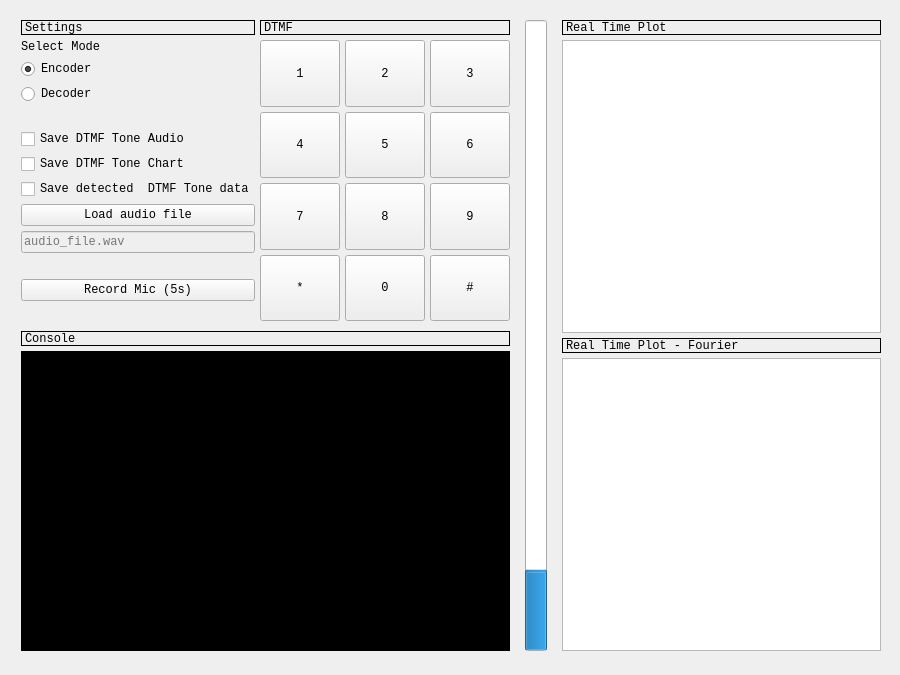
<?xml version="1.0" encoding="UTF-8"?>
<ui version="4.0">
 <class>MainWindow</class>
 <widget class="QMainWindow" name="MainWindow">
  <property name="geometry">
   <rect>
    <x>0</x>
    <y>0</y>
    <width>900</width>
    <height>675</height>
   </rect>
  </property>
  <property name="sizePolicy">
   <sizepolicy hsizetype="Fixed" vsizetype="Fixed">
    <horstretch>0</horstretch>
    <verstretch>0</verstretch>
   </sizepolicy>
  </property>
  <property name="minimumSize">
   <size>
    <width>900</width>
    <height>675</height>
   </size>
  </property>
  <property name="maximumSize">
   <size>
    <width>900</width>
    <height>675</height>
   </size>
  </property>
  <property name="font">
   <font>
    <family>Consolas</family>
   </font>
  </property>
  <property name="windowTitle">
   <string>MPMF</string>
  </property>
  <widget class="QWidget" name="centralwidget">
   <property name="sizePolicy">
    <sizepolicy hsizetype="Preferred" vsizetype="Preferred">
     <horstretch>0</horstretch>
     <verstretch>0</verstretch>
    </sizepolicy>
   </property>
   <widget class="QWidget" name="horizontalLayoutWidget">
    <property name="geometry">
     <rect>
      <x>0</x>
      <y>0</y>
      <width>901</width>
      <height>671</height>
     </rect>
    </property>
    <layout class="QHBoxLayout" name="horizontalLayout">
     <property name="spacing">
      <number>5</number>
     </property>
     <property name="sizeConstraint">
      <enum>QLayout::SetDefaultConstraint</enum>
     </property>
     <property name="margin">
      <number>10</number>
     </property>
     <item>
      <layout class="QVBoxLayout" name="info_layout" stretch="0,0,0,0">
       <property name="spacing">
        <number>5</number>
       </property>
       <property name="leftMargin">
        <number>11</number>
       </property>
       <property name="topMargin">
        <number>10</number>
       </property>
       <property name="rightMargin">
        <number>10</number>
       </property>
       <property name="bottomMargin">
        <number>10</number>
       </property>
       <item>
        <layout class="QHBoxLayout" name="horizontalLayout_2">
         <property name="spacing">
          <number>5</number>
         </property>
         <item>
          <layout class="QVBoxLayout" name="verticalLayout">
           <property name="spacing">
            <number>5</number>
           </property>
           <item>
            <widget class="QLabel" name="label_settings">
             <property name="maximumSize">
              <size>
               <width>16777215</width>
               <height>15</height>
              </size>
             </property>
             <property name="frameShape">
              <enum>QFrame::Box</enum>
             </property>
             <property name="text">
              <string>Settings</string>
             </property>
             <property name="margin">
              <number>2</number>
             </property>
            </widget>
           </item>
           <item>
            <widget class="QLabel" name="label_select_mode">
             <property name="text">
              <string>Select Mode</string>
             </property>
            </widget>
           </item>
           <item>
            <widget class="QRadioButton" name="radio_mode_encoder">
             <property name="toolTip">
              <string notr="true">Mode: DMTF encoder (play tones)</string>
             </property>
             <property name="text">
              <string>Encoder</string>
             </property>
             <property name="shortcut">
              <string/>
             </property>
             <property name="checked">
              <bool>true</bool>
             </property>
            </widget>
           </item>
           <item>
            <widget class="QRadioButton" name="radio_mode_decoder">
             <property name="toolTip">
              <string notr="true">Mode: DMTF decoder (record tones)</string>
             </property>
             <property name="statusTip">
              <string notr="true"/>
             </property>
             <property name="text">
              <string>Decoder</string>
             </property>
            </widget>
           </item>
           <item>
            <spacer name="verticalSpacer">
             <property name="orientation">
              <enum>Qt::Vertical</enum>
             </property>
             <property name="sizeType">
              <enum>QSizePolicy::Preferred</enum>
             </property>
             <property name="sizeHint" stdset="0">
              <size>
               <width>20</width>
               <height>20</height>
              </size>
             </property>
            </spacer>
           </item>
           <item>
            <widget class="QCheckBox" name="checkBox_saveDTMF_audio">
             <property name="text">
              <string>Save DTMF Tone Audio</string>
             </property>
            </widget>
           </item>
           <item>
            <widget class="QCheckBox" name="checkBox_saveDTMF_chart">
             <property name="text">
              <string>Save DTMF Tone Chart</string>
             </property>
            </widget>
           </item>
           <item>
            <widget class="QCheckBox" name="checkBox_saveDTMF_detected">
             <property name="text">
              <string>Save detected  DTMF Tone data</string>
             </property>
             <property name="tristate">
              <bool>false</bool>
             </property>
            </widget>
           </item>
           <item>
            <widget class="QPushButton" name="button_load_file_name">
             <property name="text">
              <string>Load audio file</string>
             </property>
            </widget>
           </item>
           <item>
            <widget class="QLineEdit" name="loaded_file_name">
             <property name="enabled">
              <bool>false</bool>
             </property>
             <property name="placeholderText">
              <string>audio_file.wav</string>
             </property>
            </widget>
           </item>
           <item>
            <spacer name="verticalSpacer_2">
             <property name="orientation">
              <enum>Qt::Vertical</enum>
             </property>
             <property name="sizeHint" stdset="0">
              <size>
               <width>20</width>
               <height>10</height>
              </size>
             </property>
            </spacer>
           </item>
           <item>
            <widget class="QPushButton" name="button_record_mic">
             <property name="text">
              <string>Record Mic (5s)</string>
             </property>
            </widget>
           </item>
           <item>
            <spacer name="verticalSpacer_4">
             <property name="orientation">
              <enum>Qt::Vertical</enum>
             </property>
             <property name="sizeHint" stdset="0">
              <size>
               <width>20</width>
               <height>10</height>
              </size>
             </property>
            </spacer>
           </item>
          </layout>
         </item>
         <item>
          <layout class="QVBoxLayout" name="verticalLayout_2">
           <property name="spacing">
            <number>5</number>
           </property>
           <item>
            <widget class="QLabel" name="dtmf_label">
             <property name="maximumSize">
              <size>
               <width>16777215</width>
               <height>15</height>
              </size>
             </property>
             <property name="frameShape">
              <enum>QFrame::Box</enum>
             </property>
             <property name="text">
              <string>DTMF</string>
             </property>
             <property name="margin">
              <number>2</number>
             </property>
            </widget>
           </item>
           <item>
            <layout class="QGridLayout" name="gridLayout_2">
             <property name="spacing">
              <number>5</number>
             </property>
             <item row="1" column="1">
              <widget class="QPushButton" name="dtmf_button_4">
               <property name="sizePolicy">
                <sizepolicy hsizetype="Preferred" vsizetype="Preferred">
                 <horstretch>0</horstretch>
                 <verstretch>0</verstretch>
                </sizepolicy>
               </property>
               <property name="styleSheet">
                <string notr="true">font: 75 14pt &quot;Consolas&quot;;</string>
               </property>
               <property name="text">
                <string>4</string>
               </property>
              </widget>
             </item>
             <item row="0" column="3">
              <widget class="QPushButton" name="dtmf_button_3">
               <property name="sizePolicy">
                <sizepolicy hsizetype="Preferred" vsizetype="Preferred">
                 <horstretch>0</horstretch>
                 <verstretch>0</verstretch>
                </sizepolicy>
               </property>
               <property name="styleSheet">
                <string notr="true">font: 75 14pt &quot;Consolas&quot;;</string>
               </property>
               <property name="text">
                <string>3</string>
               </property>
              </widget>
             </item>
             <item row="3" column="2">
              <widget class="QPushButton" name="dtmf_button_0">
               <property name="sizePolicy">
                <sizepolicy hsizetype="Preferred" vsizetype="Preferred">
                 <horstretch>0</horstretch>
                 <verstretch>0</verstretch>
                </sizepolicy>
               </property>
               <property name="styleSheet">
                <string notr="true">font: 75 14pt &quot;Consolas&quot;;</string>
               </property>
               <property name="text">
                <string>0</string>
               </property>
              </widget>
             </item>
             <item row="2" column="3">
              <widget class="QPushButton" name="dtmf_button_9">
               <property name="sizePolicy">
                <sizepolicy hsizetype="Preferred" vsizetype="Preferred">
                 <horstretch>0</horstretch>
                 <verstretch>0</verstretch>
                </sizepolicy>
               </property>
               <property name="styleSheet">
                <string notr="true">font: 75 14pt &quot;Consolas&quot;;</string>
               </property>
               <property name="text">
                <string>9</string>
               </property>
              </widget>
             </item>
             <item row="0" column="2">
              <widget class="QPushButton" name="dtmf_button_2">
               <property name="sizePolicy">
                <sizepolicy hsizetype="Preferred" vsizetype="Preferred">
                 <horstretch>0</horstretch>
                 <verstretch>0</verstretch>
                </sizepolicy>
               </property>
               <property name="styleSheet">
                <string notr="true">font: 75 14pt &quot;Consolas&quot;;</string>
               </property>
               <property name="text">
                <string>2</string>
               </property>
              </widget>
             </item>
             <item row="2" column="1">
              <widget class="QPushButton" name="dtmf_button_7">
               <property name="sizePolicy">
                <sizepolicy hsizetype="Preferred" vsizetype="Preferred">
                 <horstretch>0</horstretch>
                 <verstretch>0</verstretch>
                </sizepolicy>
               </property>
               <property name="styleSheet">
                <string notr="true">font: 75 14pt &quot;Consolas&quot;;</string>
               </property>
               <property name="text">
                <string>7</string>
               </property>
              </widget>
             </item>
             <item row="2" column="2">
              <widget class="QPushButton" name="dtmf_button_8">
               <property name="sizePolicy">
                <sizepolicy hsizetype="Preferred" vsizetype="Preferred">
                 <horstretch>0</horstretch>
                 <verstretch>0</verstretch>
                </sizepolicy>
               </property>
               <property name="styleSheet">
                <string notr="true">font: 75 14pt &quot;Consolas&quot;;</string>
               </property>
               <property name="text">
                <string>8</string>
               </property>
              </widget>
             </item>
             <item row="1" column="2">
              <widget class="QPushButton" name="dtmf_button_5">
               <property name="sizePolicy">
                <sizepolicy hsizetype="Preferred" vsizetype="Preferred">
                 <horstretch>0</horstretch>
                 <verstretch>0</verstretch>
                </sizepolicy>
               </property>
               <property name="styleSheet">
                <string notr="true">font: 75 14pt &quot;Consolas&quot;;</string>
               </property>
               <property name="text">
                <string>5</string>
               </property>
              </widget>
             </item>
             <item row="0" column="1">
              <widget class="QPushButton" name="dtmf_button_1">
               <property name="sizePolicy">
                <sizepolicy hsizetype="Preferred" vsizetype="Preferred">
                 <horstretch>0</horstretch>
                 <verstretch>0</verstretch>
                </sizepolicy>
               </property>
               <property name="styleSheet">
                <string notr="true">font: 75 14pt &quot;Consolas&quot;;</string>
               </property>
               <property name="text">
                <string>1</string>
               </property>
              </widget>
             </item>
             <item row="3" column="1">
              <widget class="QPushButton" name="dtmf_button_ast">
               <property name="sizePolicy">
                <sizepolicy hsizetype="Preferred" vsizetype="Preferred">
                 <horstretch>0</horstretch>
                 <verstretch>0</verstretch>
                </sizepolicy>
               </property>
               <property name="styleSheet">
                <string notr="true">font: 75 14pt &quot;Consolas&quot;;</string>
               </property>
               <property name="text">
                <string>*</string>
               </property>
              </widget>
             </item>
             <item row="1" column="3">
              <widget class="QPushButton" name="dtmf_button_6">
               <property name="sizePolicy">
                <sizepolicy hsizetype="Preferred" vsizetype="Preferred">
                 <horstretch>0</horstretch>
                 <verstretch>0</verstretch>
                </sizepolicy>
               </property>
               <property name="styleSheet">
                <string notr="true">font: 75 14pt &quot;Consolas&quot;;</string>
               </property>
               <property name="text">
                <string>6</string>
               </property>
              </widget>
             </item>
             <item row="3" column="3">
              <widget class="QPushButton" name="dtmf_button_hash">
               <property name="sizePolicy">
                <sizepolicy hsizetype="Preferred" vsizetype="Preferred">
                 <horstretch>0</horstretch>
                 <verstretch>0</verstretch>
                </sizepolicy>
               </property>
               <property name="styleSheet">
                <string notr="true">font: 75 14pt &quot;Consolas&quot;;</string>
               </property>
               <property name="text">
                <string>#</string>
               </property>
              </widget>
             </item>
            </layout>
           </item>
          </layout>
         </item>
        </layout>
       </item>
       <item>
        <spacer name="verticalSpacer_3">
         <property name="orientation">
          <enum>Qt::Vertical</enum>
         </property>
         <property name="sizeType">
          <enum>QSizePolicy::Fixed</enum>
         </property>
         <property name="sizeHint" stdset="0">
          <size>
           <width>20</width>
           <height>5</height>
          </size>
         </property>
        </spacer>
       </item>
       <item>
        <widget class="QLabel" name="console_label">
         <property name="maximumSize">
          <size>
           <width>16777215</width>
           <height>15</height>
          </size>
         </property>
         <property name="frameShape">
          <enum>QFrame::Box</enum>
         </property>
         <property name="text">
          <string>Console</string>
         </property>
         <property name="margin">
          <number>2</number>
         </property>
        </widget>
       </item>
       <item>
        <widget class="QListWidget" name="console_display">
         <property name="sizePolicy">
          <sizepolicy hsizetype="Expanding" vsizetype="Expanding">
           <horstretch>0</horstretch>
           <verstretch>0</verstretch>
          </sizepolicy>
         </property>
         <property name="styleSheet">
          <string notr="true">background-color: rgb(0, 0, 0);
selection-background-color: rgb(0, 0, 0);
selection-color: rgb(0, 0, 0);
font: 8pt &quot;Consolas&quot;;
color: rgb(0, 255, 0);</string>
         </property>
         <property name="frameShape">
          <enum>QFrame::NoFrame</enum>
         </property>
         <property name="frameShadow">
          <enum>QFrame::Plain</enum>
         </property>
         <property name="lineWidth">
          <number>0</number>
         </property>
         <property name="autoScrollMargin">
          <number>50</number>
         </property>
         <property name="editTriggers">
          <set>QAbstractItemView::NoEditTriggers</set>
         </property>
         <property name="showDropIndicator" stdset="0">
          <bool>false</bool>
         </property>
         <property name="alternatingRowColors">
          <bool>false</bool>
         </property>
         <property name="selectionMode">
          <enum>QAbstractItemView::NoSelection</enum>
         </property>
         <property name="selectionBehavior">
          <enum>QAbstractItemView::SelectItems</enum>
         </property>
         <property name="textElideMode">
          <enum>Qt::ElideNone</enum>
         </property>
         <property name="verticalScrollMode">
          <enum>QAbstractItemView::ScrollPerItem</enum>
         </property>
         <property name="flow">
          <enum>QListView::TopToBottom</enum>
         </property>
         <property name="isWrapping" stdset="0">
          <bool>false</bool>
         </property>
         <property name="resizeMode">
          <enum>QListView::Adjust</enum>
         </property>
         <property name="layoutMode">
          <enum>QListView::Batched</enum>
         </property>
         <property name="viewMode">
          <enum>QListView::ListMode</enum>
         </property>
         <property name="modelColumn">
          <number>0</number>
         </property>
         <property name="uniformItemSizes">
          <bool>true</bool>
         </property>
        </widget>
       </item>
      </layout>
     </item>
     <item>
      <layout class="QVBoxLayout" name="verticalLayout_4">
       <property name="topMargin">
        <number>10</number>
       </property>
       <property name="bottomMargin">
        <number>10</number>
       </property>
       <item>
        <widget class="QProgressBar" name="pbLevel">
         <property name="sizePolicy">
          <sizepolicy hsizetype="Minimum" vsizetype="Expanding">
           <horstretch>0</horstretch>
           <verstretch>0</verstretch>
          </sizepolicy>
         </property>
         <property name="maximum">
          <number>1000</number>
         </property>
         <property name="value">
          <number>123</number>
         </property>
         <property name="textVisible">
          <bool>false</bool>
         </property>
         <property name="orientation">
          <enum>Qt::Vertical</enum>
         </property>
        </widget>
       </item>
      </layout>
     </item>
     <item>
      <layout class="QVBoxLayout" name="plot_layout">
       <property name="spacing">
        <number>5</number>
       </property>
       <property name="margin">
        <number>10</number>
       </property>
       <item>
        <widget class="QLabel" name="label_realtime">
         <property name="sizePolicy">
          <sizepolicy hsizetype="Expanding" vsizetype="Expanding">
           <horstretch>0</horstretch>
           <verstretch>0</verstretch>
          </sizepolicy>
         </property>
         <property name="maximumSize">
          <size>
           <width>16777215</width>
           <height>15</height>
          </size>
         </property>
         <property name="toolTip">
          <string>Real time data from the source (mic or audio file)</string>
         </property>
         <property name="frameShape">
          <enum>QFrame::Box</enum>
         </property>
         <property name="text">
          <string>Real Time Plot</string>
         </property>
         <property name="margin">
          <number>2</number>
         </property>
        </widget>
       </item>
       <item>
        <widget class="PlotWidget" name="widget_real_time_plot"/>
       </item>
       <item>
        <widget class="QLabel" name="label_realtime_fourier">
         <property name="sizePolicy">
          <sizepolicy hsizetype="Preferred" vsizetype="Fixed">
           <horstretch>0</horstretch>
           <verstretch>0</verstretch>
          </sizepolicy>
         </property>
         <property name="maximumSize">
          <size>
           <width>600</width>
           <height>15</height>
          </size>
         </property>
         <property name="toolTip">
          <string>Fourier transform from data source above</string>
         </property>
         <property name="frameShape">
          <enum>QFrame::Box</enum>
         </property>
         <property name="text">
          <string>Real Time Plot - Fourier</string>
         </property>
         <property name="margin">
          <number>2</number>
         </property>
        </widget>
       </item>
       <item>
        <widget class="PlotWidget" name="widget_fourier_plot"/>
       </item>
      </layout>
     </item>
    </layout>
   </widget>
  </widget>
 </widget>
 <customwidgets>
  <customwidget>
   <class>PlotWidget</class>
   <extends>QGraphicsView</extends>
   <header>pyqtgraph</header>
  </customwidget>
 </customwidgets>
 <tabstops>
  <tabstop>radio_mode_encoder</tabstop>
  <tabstop>radio_mode_decoder</tabstop>
  <tabstop>dtmf_button_1</tabstop>
  <tabstop>dtmf_button_2</tabstop>
  <tabstop>dtmf_button_3</tabstop>
  <tabstop>dtmf_button_4</tabstop>
  <tabstop>dtmf_button_5</tabstop>
  <tabstop>dtmf_button_6</tabstop>
  <tabstop>dtmf_button_7</tabstop>
  <tabstop>dtmf_button_8</tabstop>
  <tabstop>dtmf_button_9</tabstop>
  <tabstop>dtmf_button_ast</tabstop>
  <tabstop>dtmf_button_0</tabstop>
  <tabstop>dtmf_button_hash</tabstop>
  <tabstop>button_load_file_name</tabstop>
  <tabstop>widget_real_time_plot</tabstop>
  <tabstop>widget_fourier_plot</tabstop>
  <tabstop>console_display</tabstop>
  <tabstop>loaded_file_name</tabstop>
 </tabstops>
 <resources/>
 <connections/>
</ui>
